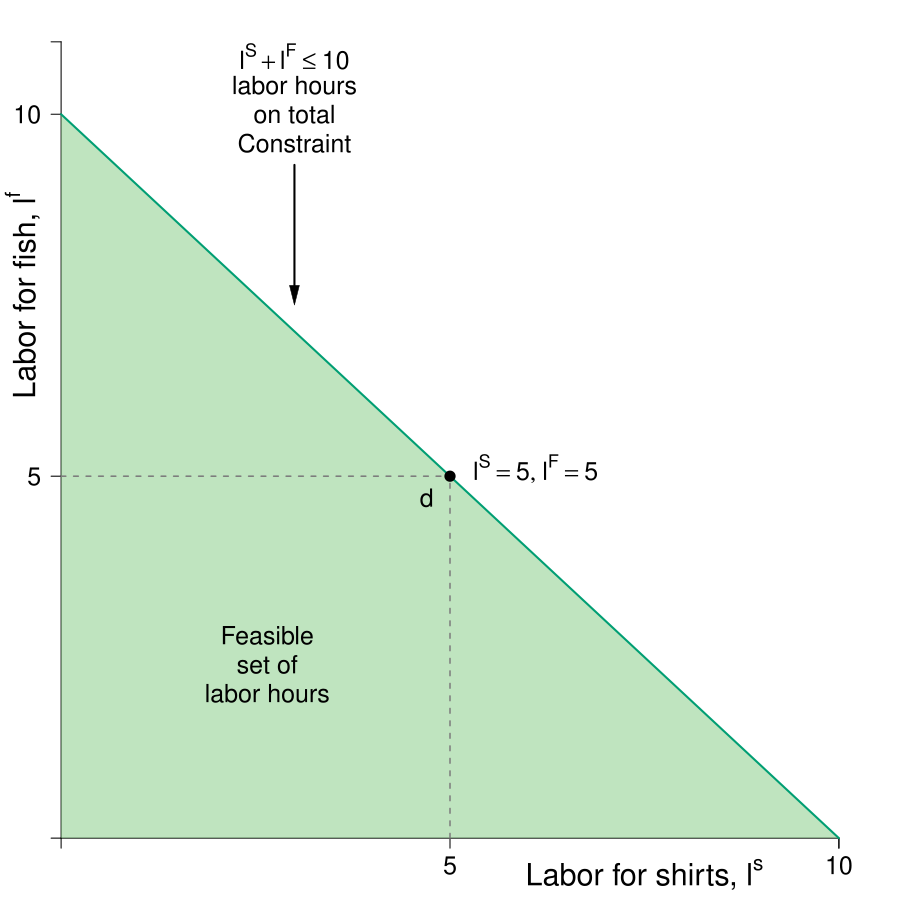

The script that saved this image:
#Graph Designer: Simon Halliday
#Authors: Bowles, Foley and Halliday
#Title: Coordination, Conflict and Competition: A Text in Microeconomics

require(shape)
pdf(file = "specprodexch/ppf_feasible_hrs.pdf", width = 9, height = 9)

#Set parameters for graphics
pointsize <- 1.8
axislabelsize <- 1.8
labelsize <- 1.5
namesize <- 1.8
annotatesize <- 1.5
graphlinewidth <- 2
segmentlinewidth <- 1.5

COL <- c("#7fc97f", "#beaed4", "#fdc086", "#ffff99", "#386cb0", "#f0027f", "#bf5b17", "#666666")
COLA <- c("#e0f3db", "#99d8c9","#66c2a4","#41ae76", "#238b45", "#005824")
COLB <- c("#4eb3d3", "#2b8cbe", "#0868ac","#084081")
grays <- gray.colors(25, start = 1, end = 0)
CBCols <- c("#009E73","#0072B2","#E69F00")


#Edited the margins to cater for the larger LHS labels
par(mar =  c(1.5, 1.5, 0.5, 1.5))

#Change this to make it log of l 

# ppf <- function(l, k = 0.5) {
#   k * (1/l)
# }

ppf <- function(fish, k = 0.1, alpha = 2, maxfish = 5) {
  k * (fish - maxfish)^alpha 
}

fishProd <- function(l, k = 0.5){
  (-k)*l
}

feasibleLabor <- function(l, time = 10){
 time - l
}

manufactureProd <- function(l, k = 0.1, alpha = 2){
  k * (-l)^alpha
}

xlims <- c(0, 10)
ylims <- c(0, 11)

npts <- 501 
x <- seq(xlims[1], xlims[2], length.out = npts)
y <- seq(ylims[1], ylims[2], length.out = npts) 
a <- c(13, 15, 17)

plot(0, 0, xlim = xlims, ylim = ylims, type = "n",
     xlab = expression(paste("")),
     ylab = expression(paste("")), 
     xaxt = "n", 
     yaxt = "n", 
     cex.lab = axislabelsize, 
     bty = "n"
)

ticksy <- c(0, 5, 10, ylims[2])
ylabels <- c(NA, 5, 10, NA)
ticksx <- c(0, 5, 10, xlims[2])
xlabels <- c(NA, 5, 10, NA)

axis(1, at = ticksx, pos = 0, labels = xlabels, cex.axis = labelsize)
axis(2, at = ticksy, pos = 0, labels = ylabels, las = 1, cex.axis = labelsize)

npts <- 500 
xx1 <- seq(0, 5, length.out = npts)
xx2 <- seq(0, xlims[2], length.out = npts)
xx3 <- seq(0, xlims[2],length.out = npts)
xx4 <- seq(11, 0, length.out = npts)

#Draw the polygon for shading the feasible set
xpoly1 <- seq(from = 0, to = 5, length.out = 500)
ypoly1 <- ppf(xpoly1, k = 10/25, alpha = 2, maxfish = 5)
#polygon(x = c(xpoly1, rev(xpoly1[1])), y = c(ypoly1, rev(ypoly1)[1]), col=COLA[1], density=NULL, border = NA)

# shade 
polygon(x = c(10, 0, 0), 
        y = c(0, 0, 10),
        border = FALSE, col = adjustcolor(COL[1], alpha.f = 0.5))


#Draw the graphs
lines(xx3, feasibleLabor(xx3, time = 10), col = CBCols[1], lwd = graphlinewidth)

#mtext(expression(paste("Quantity of fish, ", x)), side=1, line = 2.5, cex = axislabelsize)
text(-0.5, 7.5, expression(paste("Labor for fish, ", l^f)), xpd = TRUE, cex = axislabelsize, srt= 90) 
text(7.5, -0.5, expression(paste("Labor for shirts, ", l^s)), xpd = TRUE, cex = axislabelsize)

#Draw segments for the 50/50 split of time
segments(0, 5, 5, 5, lty = 2, col = grays[20], lwd = segmentlinewidth)
segments(5, 0, 5, 5, lty = 2, col = grays[20], lwd = segmentlinewidth)

#Annotate point on labor feasibility frontier
points(5, 5, pch = 16, col = "black", cex = 1.5)
text(6.1, 5.1, expression(paste(list(l^S ==5, l^F == 5) )),cex = annotatesize)
text(4.7, 4.7, expression(paste("d")),cex = annotatesize)

Arrows(3, 9.3, 3, 7.5, col = "black", lty = 1, lwd = 2, arr.type = "triangle", arr.lwd = 0.5)
text(3, 9.6, expression("Constraint"),cex = labelsize)
text(3, 10, expression("on total"),cex = labelsize, xpd = TRUE)
text(3, 10.4, expression("labor hours"),cex = labelsize, xpd = TRUE)
text(3, 10.8, expression(paste(l^S + l^F <= 10)),cex = annotatesize)
#Arrows(-6, -7, -3.5, -7, col = "black", lty = 1, lwd = 2, arr.type = "triangle", arr.lwd = 0.5)

# Label constaint 
#Label the feasible frontier
text(2.65, 2.8, expression("Feasible"),cex = labelsize)
text(2.65, 2.4, expression("set of"),cex = labelsize)
text(2.65, 2, expression("labor hours"),cex = labelsize)



dev.off()
